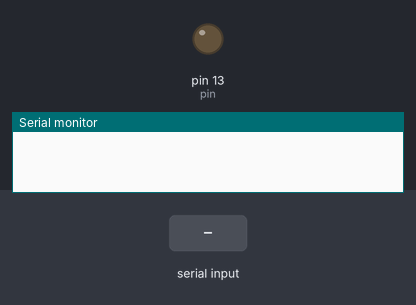
Bench run of a sketch on a simulated Arduino Uno, built with avr-gcc and run on an emulated ATmega328P. On the bench: output pins drawn as LEDs (lit = HIGH), the last lines printed to the serial monitor. The inputs (shaded band) are chosen by the test bench.

Above: at 1.2 s.
1.3 s: "1" received over Serial
At 2.5 s:
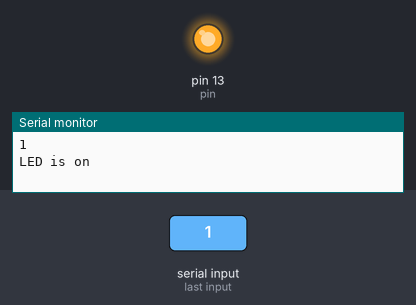
Timing chart, 0 to 4.3 s (numbered marks = the images above; inputs shaded):
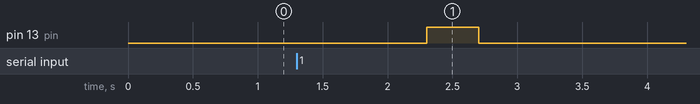

Measured:
- after the input at 1.3 s, pin 13 (pin): LOW → HIGH after 1.0 s, → LOW 0.40 s later

The sketch:

singleParsrint.ino
```cpp
int pin=13;
void setup() {
  Serial.begin(9600);
  pinMode(pin,OUTPUT);

}

void loop() {
  while(Serial.available()<=0){

  }
String val=Serial.readString();
Serial.println(val);
if(val="mcu"){
  digitalWrite(pin,HIGH);
  Serial.println("LED is on");
  delay(400);

  digitalWrite(pin,LOW);
  Serial.println("LED is off");
  delay(400);
}
}
```
